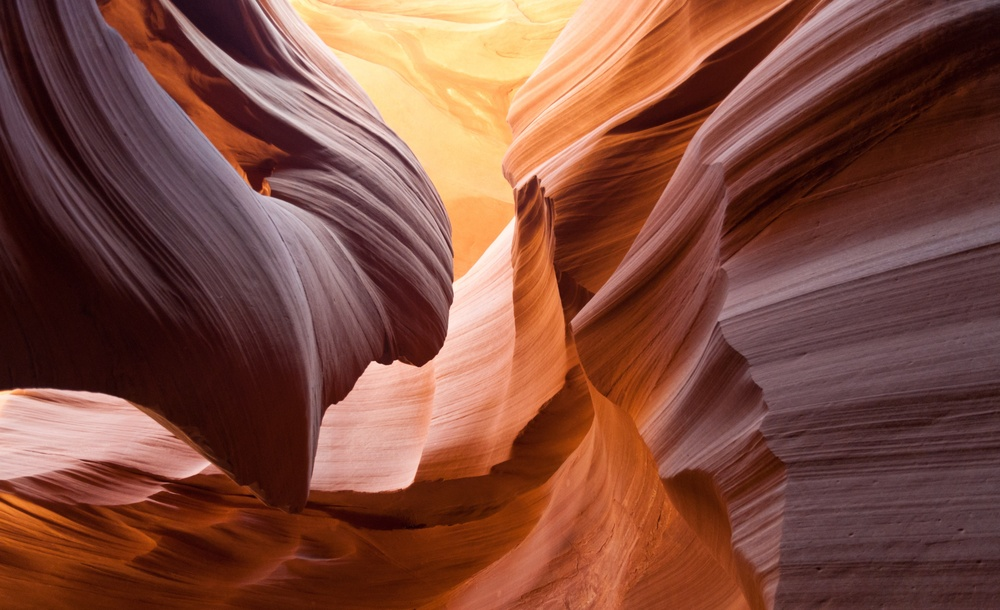
#> input picture Dataset/Sedimentary/Sandstone/313.jpg, 1000 x 610 px, shrunk from 4167 x 2541 before the run, found by its file name; its folder holds only this picture in this run
$ python soil_grain_analyzer_2.py
#> lines starting #> are read from the running program, lines starting #| are printed output that depends on the picture; after the words box and inside, x2 and y2 are one past the last pixel; in counts of white or black regions, pixels touching at a corner belong together
import cv2
import numpy as np
import os
import csv
from skimage import measure

image_dir = r'C:\SPROS\Grain Size Analysis\Dataset\Sedimentary\Sandstone'
csv_file = 'grain_data_sandstone.csv'
fields = ['filename', 'mean_grain_diameter_px', 'grain_count']

def process_image(image_path):
    img = cv2.imread(image_path, cv2.IMREAD_GRAYSCALE)
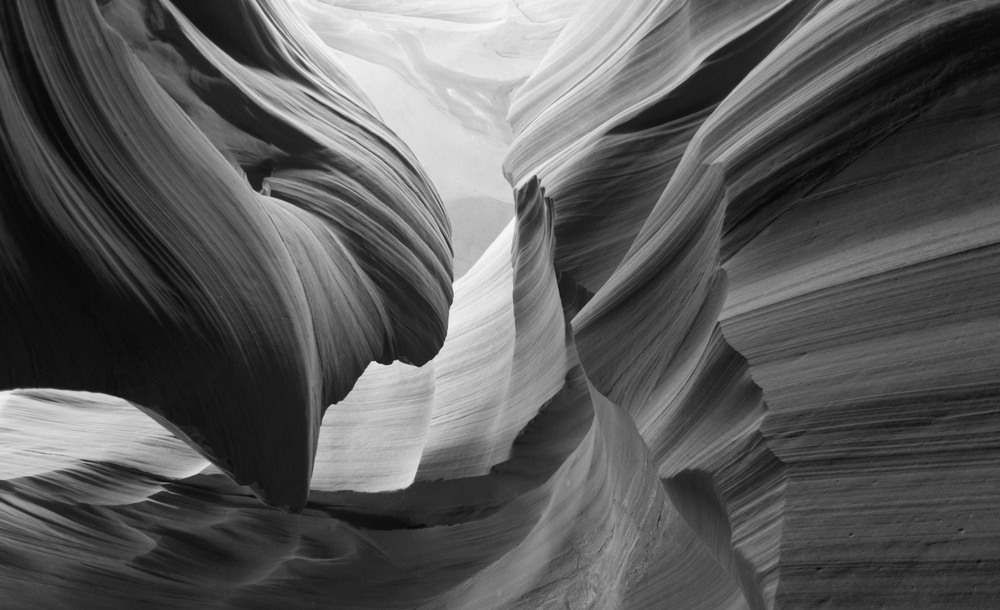
#> img: shape (610, 1000); min 5, max 250, mean 89.9
    # Basic thresholding (adjust for your images)
    _, thresh = cv2.threshold(img, 128, 255, cv2.THRESH_BINARY_INV)
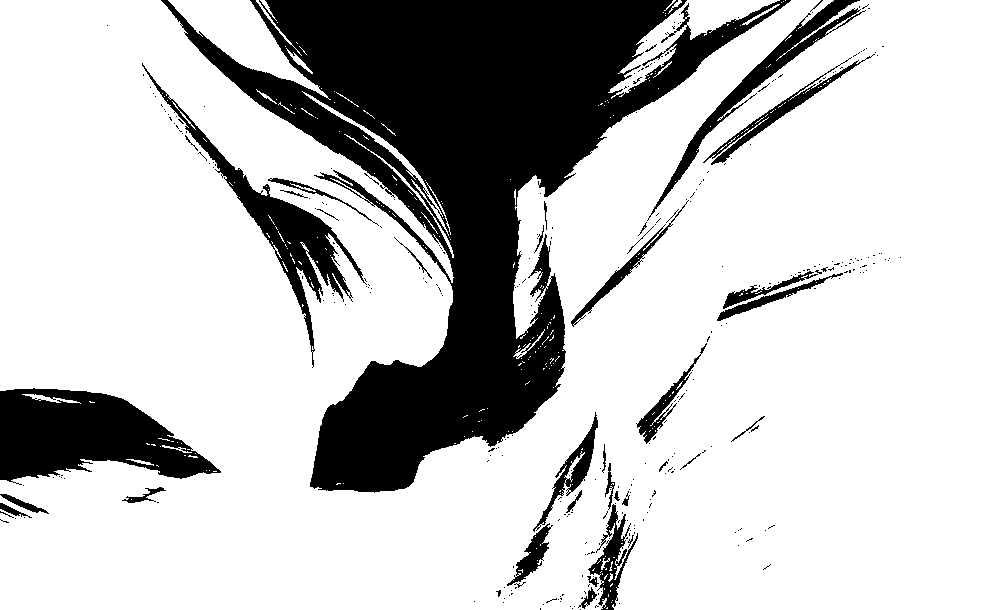
#> thresh: shape (610, 1000); 77% white; 339 black regions (301 under 20 px)
    # Find contours (grains)
    contours, _ = cv2.findContours(thresh, cv2.RETR_EXTERNAL, cv2.CHAIN_APPROX_SIMPLE)
#> contours = 191 contours, 174 with area under 20; largest, box (x1, y1, x2, y2) and area: (0, 0, 1000, 610) 472274, (168, 0, 331, 100) 5058, (608, 0, 780, 99) 3942, (302, 91, 449, 236) 722, (344, 134, 454, 258) 216
    diameters = []
    for cnt in contours:
        area = cv2.contourArea(cnt)
        if area < 10:  # Ignore tiny grains/noise
            continue
        # Compute equivalent diameter
        diameter = np.sqrt(4*area/np.pi)
        diameters.append(diameter)
#> this loop made 191 passes
#> (area, diameter) on passes 18, 30, 36: (20, 5.05), (32.5, 6.43), (28, 5.97)
#> after the loop, diameters = [3.99, 5.05, 6.43, 5.97, 12.46, 10.4, 5.75, 16.58, 30.33, 6.02, 4.79, 11.11, 9.03, 70.85, 5.7, 3.57, 7.23, 10.37, 80.25, 775.4]
    mean_diam = np.mean(diameters) if diameters else 0
#> mean_diam = 54.07
    grain_count = len(diameters)
#> grain_count = 20
    return mean_diam, grain_count

dataset = []
for image_name in os.listdir(image_dir):
    if not image_name.lower().endswith(('.jpg', '.png', '.jpeg')):
        continue
    full_path = os.path.join(image_dir, image_name)
    mean_diam, grain_count = process_image(full_path)
#> mean_diam = 54.07; grain_count = 20
    dataset.append({
        'filename': image_name,
        'mean_grain_diameter_px': round(mean_diam, 2),
        'grain_count': grain_count
    })

with open(csv_file, 'w', newline='') as f:
    writer = csv.DictWriter(f, fieldnames=fields)
    writer.writeheader()
    for row in dataset:
        writer.writerow(row)
#> this loop made 1 pass

print(f"Grain size analysis saved to {csv_file}")
